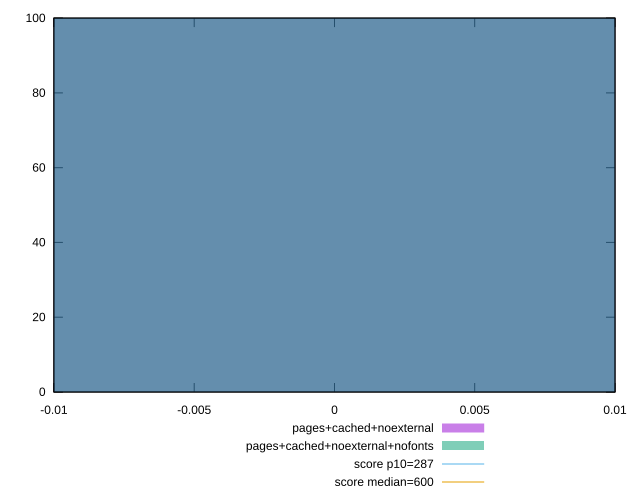

Source code (gnuplot):
reset

$pagesCachedNoexternal <<EOF
0 100
EOF

$pagesCachedNoexternalNofonts <<EOF
0 100
EOF

set key outside below
set boxwidth 0.1
set xrange [-0.01:0.01]
set yrange [0:100]
set trange [0:100]
set style fill transparent solid 0.5 noborder

set parametric
set terminal svg size 640, 500 enhanced background rgb 'white'
set output "report_00007_2020-12-11T15:55:29.892Z/total-blocking-time/comparison/histogram/5_vs_6.svg"

plot $pagesCachedNoexternal title "pages+cached+noexternal" with boxes, \
     $pagesCachedNoexternalNofonts title "pages+cached+noexternal+nofonts" with boxes, \
     287,t title "score p10=287", \
     600,t title "score median=600"

reset
